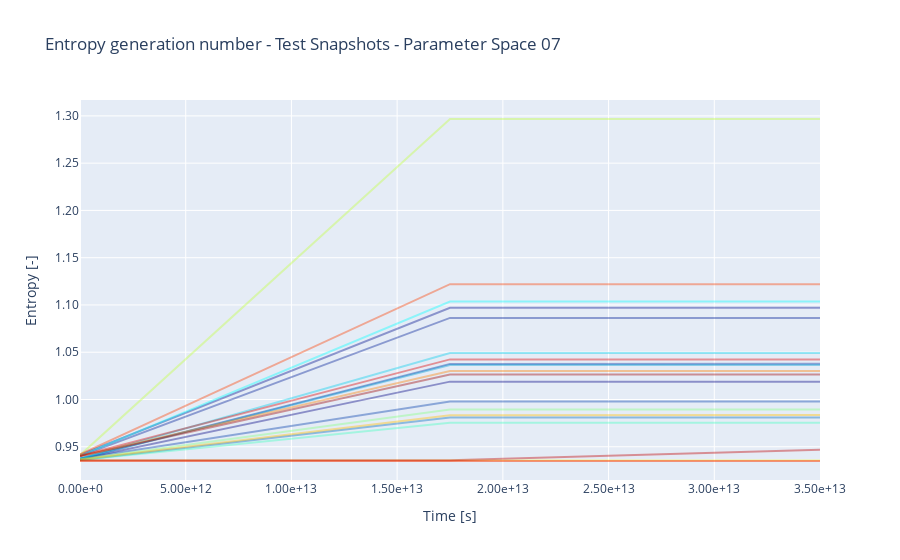

Source (notebook cell):
### Markdown cell above
### Plot entropy generation number

### Code cell
fig = go.Figure()

for idx_snap, entropies in enumerate(entropy_gen_number):
    fig.add_trace(go.Scatter(x=list(comsol_data_ref.times.values()),
                             y=entropies,
                                mode='lines',
                                name=f"{idx_snap:03d}",
                                opacity=0.4,
                            line=dict(color=colors[idx_snap])
                ))
    
fig.update_layout(
    xaxis_tickformat='.2e',  # Format x-axis numbers to 2 decimal places
    yaxis_tickformat='.2f',  # Format y-axis numbers to 2 decimal places
    showlegend=False,        # Hide the legend
    title=f"Entropy generation number - {DATA_TYPE} Snapshots - Parameter Space {PARAMETER_SPACE}",       # Optional: add a title
    xaxis_title="Time [s]",    # Optional: label for x-axis
    yaxis_title="Entropy [-]"     # Optional: label for y-axis
)
if IS_EXPORT:
    fig.write_image(export_folder/ f"{DATA_TYPE}_EntropyGenerationNumber.png")
    fig.write_html(export_folder/ f"{DATA_TYPE}_EntropyGenerationNumber.html")
fig.show()

### Figure 1 — Plotly figure (JSON) as saved in the notebook; plotly's stock layout.template omitted (floating-point values rounded to 4 significant figures)
{"data": [{"line": {"color": "rgb(0, 0, 131)"}, "mode": "lines", "name": "000", "opacity": 0.4, "type": "scatter", "x": [0, 17500000000000, 35000000000000], "y": [0.9371, 1.019, 1.019]}, {"line": {"color": "rgb(0, 15, 141)"}, "mode": "lines", "name": "001", "opacity": 0.4, "type": "scatter", "x": [0, 17500000000000, 35000000000000], "y": [0.9414, 1.097, 1.097]}, {"line": {"color": "rgb(0, 30, 150)"}, "mode": "lines", "name": "002", "opacity": 0.4, "type": "scatter", "x": [0, 17500000000000, 35000000000000], "y": [0.9401, 1.086, 1.086]}, {"line": {"color": "rgb(0, 45, 160)"}, "mode": "lines", "name": "003", "opacity": 0.4, "type": "scatter", "x": [0, 17500000000000, 35000000000000], "y": [0.9374, 1.038, 1.038]}, {"line": {"color": "rgb(0, 60, 170)"}, "mode": "lines", "name": "004", "opacity": 0.4, "type": "scatter", "x": [0, 17500000000000, 35000000000000], "y": [0.9376, 0.9979, 0.9979]}, {"line": {"color": "rgb(1, 109, 191)"}, "mode": "lines", "name": "005", "opacity": 0.4, "type": "scatter", "x": [0, 17500000000000, 35000000000000], "y": [0.936, 0.9811, 0.9811]}, {"line": {"color": "rgb(2, 157, 212)"}, "mode": "lines", "name": "006", "opacity": 0.4, "type": "scatter", "x": [0, 17500000000000, 35000000000000], "y": [0.9373, 1.036, 1.036]}, {"line": {"color": "rgb(4, 206, 234)"}, "mode": "lines", "name": "007", "opacity": 0.4, "type": "scatter", "x": [0, 17500000000000, 35000000000000], "y": [0.9375, 1.049, 1.049]}, {"line": {"color": "rgb(5, 255, 255)"}, "mode": "lines", "name": "008", "opacity": 0.4, "type": "scatter", "x": [0, 17500000000000, 35000000000000], "y": [0.9404, 1.104, 1.104]}, {"line": {"color": "rgb(67, 255, 191)"}, "mode": "lines", "name": "009", "opacity": 0.4, "type": "scatter", "x": [0, 17500000000000, 35000000000000], "y": [0.936, 0.9754, 0.9754]}, {"line": {"color": "rgb(130, 255, 128)"}, "mode": "lines", "name": "010", "opacity": 0.4, "type": "scatter", "x": [0, 17500000000000, 35000000000000], "y": [0.9367, 0.9894, 0.9894]}, {"line": {"color": "rgb(192, 255, 64)"}, "mode": "lines", "name": "011", "opacity": 0.4, "type": "scatter", "x": [0, 17500000000000, 35000000000000], "y": [0.9411, 1.297, 1.297]}, {"line": {"color": "rgb(255, 255, 0)"}, "mode": "lines", "name": "012", "opacity": 0.4, "type": "scatter", "x": [0, 17500000000000, 35000000000000], "y": [0.9355, 0.9356, 0.9356]}, {"line": {"color": "rgb(254, 191, 0)"}, "mode": "lines", "name": "013", "opacity": 0.4, "type": "scatter", "x": [0, 17500000000000, 35000000000000], "y": [0.9366, 0.9834, 0.9837]}, {"line": {"color": "rgb(252, 128, 0)"}, "mode": "lines", "name": "014", "opacity": 0.4, "type": "scatter", "x": [0, 17500000000000, 35000000000000], "y": [0.9401, 1.03, 1.03]}, {"line": {"color": "rgb(251, 64, 0)"}, "mode": "lines", "name": "015", "opacity": 0.4, "type": "scatter", "x": [0, 17500000000000, 35000000000000], "y": [0.9419, 1.122, 1.122]}, {"line": {"color": "rgb(250, 0, 0)"}, "mode": "lines", "name": "016", "opacity": 0.4, "type": "scatter", "x": [0, 17500000000000, 35000000000000], "y": [0.935, 0.935, 0.935]}, {"line": {"color": "rgb(220, 0, 0)"}, "mode": "lines", "name": "017", "opacity": 0.4, "type": "scatter", "x": [0, 17500000000000, 35000000000000], "y": [0.9403, 1.042, 1.042]}, {"line": {"color": "rgb(189, 0, 0)"}, "mode": "lines", "name": "018", "opacity": 0.4, "type": "scatter", "x": [0, 17500000000000, 35000000000000], "y": [0.9356, 0.9358, 0.9468]}, {"line": {"color": "rgb(159, 0, 0)"}, "mode": "lines", "name": "019", "opacity": 0.4, "type": "scatter", "x": [0, 17500000000000, 35000000000000], "y": [0.94, 1.027, 1.027]}], "layout": {"showlegend": false, "title": {"text": "Entropy generation number - Test Snapshots - Parameter Space 07"}, "xaxis": {"tickformat": ".2e", "title": {"text": "Time [s]"}}, "yaxis": {"tickformat": ".2f", "title": {"text": "Entropy [-]"}}}}
